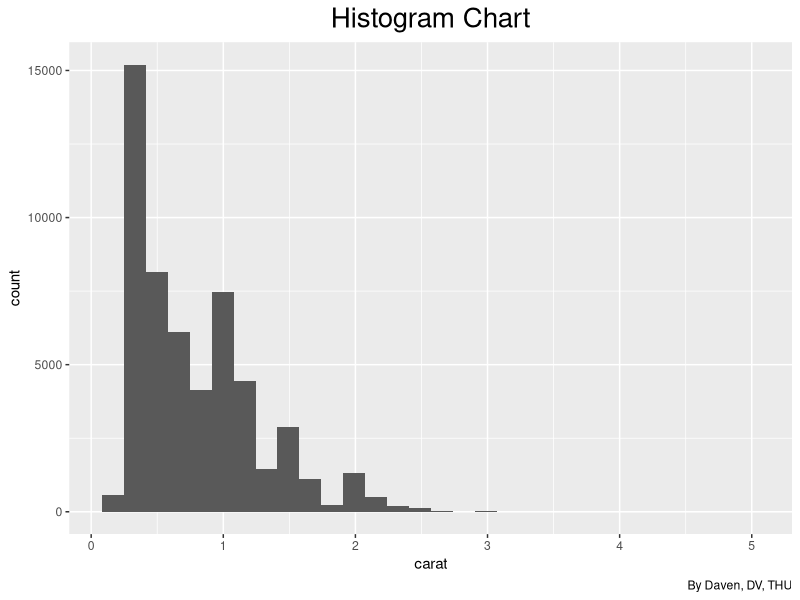

Generate this figure with R:
#
#Daven
#Practice Bar Chart 2
#

library(ggplot2)

ggplot(diamonds, aes (x = carat)) +
  geom_histogram() +
  labs(title = 'Histogram Chart',
       caption = 'By Daven, DV, THU') +
  theme(plot.title = element_text(hjust = 0.5, size = 20))